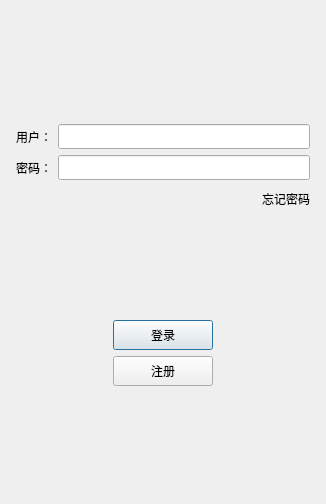
<?xml version="1.0" encoding="UTF-8"?>
<ui version="4.0">
 <class>LoginDialog</class>
 <widget class="QDialog" name="LoginDialog">
  <property name="geometry">
   <rect>
    <x>0</x>
    <y>0</y>
    <width>326</width>
    <height>504</height>
   </rect>
  </property>
  <property name="minimumSize">
   <size>
    <width>0</width>
    <height>0</height>
   </size>
  </property>
  <property name="maximumSize">
   <size>
    <width>16777215</width>
    <height>16777215</height>
   </size>
  </property>
  <property name="windowTitle">
   <string>Dialog</string>
  </property>
  <layout class="QVBoxLayout" name="verticalLayout_2">
   <item>
    <layout class="QVBoxLayout" name="verticalLayout">
     <property name="leftMargin">
      <number>5</number>
     </property>
     <property name="topMargin">
      <number>5</number>
     </property>
     <property name="rightMargin">
      <number>5</number>
     </property>
     <property name="bottomMargin">
      <number>5</number>
     </property>
     <item>
      <widget class="QWidget" name="widget" native="true">
       <layout class="QGridLayout" name="gridLayout">
        <item row="0" column="0">
         <widget class="QLabel" name="label">
          <property name="text">
           <string/>
          </property>
          <property name="pixmap">
           <pixmap resource="rc.qrc">:/res/yrdf.jpg</pixmap>
          </property>
          <property name="scaledContents">
           <bool>false</bool>
          </property>
          <property name="alignment">
           <set>Qt::AlignCenter</set>
          </property>
         </widget>
        </item>
        <item row="1" column="0">
         <spacer name="verticalSpacer">
          <property name="orientation">
           <enum>Qt::Vertical</enum>
          </property>
          <property name="sizeHint" stdset="0">
           <size>
            <width>20</width>
            <height>40</height>
           </size>
          </property>
         </spacer>
        </item>
       </layout>
      </widget>
     </item>
     <item>
      <layout class="QHBoxLayout" name="horizontalLayout">
       <item>
        <widget class="QLabel" name="user_label">
         <property name="minimumSize">
          <size>
           <width>0</width>
           <height>25</height>
          </size>
         </property>
         <property name="maximumSize">
          <size>
           <width>16777215</width>
           <height>25</height>
          </size>
         </property>
         <property name="text">
          <string>用户：</string>
         </property>
        </widget>
       </item>
       <item>
        <widget class="QLineEdit" name="user_edit">
         <property name="minimumSize">
          <size>
           <width>0</width>
           <height>25</height>
          </size>
         </property>
         <property name="maximumSize">
          <size>
           <width>16777215</width>
           <height>25</height>
          </size>
         </property>
        </widget>
       </item>
      </layout>
     </item>
     <item>
      <layout class="QHBoxLayout" name="horizontalLayout_2">
       <item>
        <widget class="QLabel" name="pass_label">
         <property name="minimumSize">
          <size>
           <width>0</width>
           <height>25</height>
          </size>
         </property>
         <property name="maximumSize">
          <size>
           <width>16777215</width>
           <height>25</height>
          </size>
         </property>
         <property name="text">
          <string>密码：</string>
         </property>
        </widget>
       </item>
       <item>
        <widget class="QLineEdit" name="pass_edit">
         <property name="minimumSize">
          <size>
           <width>0</width>
           <height>25</height>
          </size>
         </property>
         <property name="maximumSize">
          <size>
           <width>16777215</width>
           <height>25</height>
          </size>
         </property>
        </widget>
       </item>
      </layout>
     </item>
     <item>
      <layout class="QHBoxLayout" name="horizontalLayout_3">
       <item>
        <spacer name="horizontalSpacer">
         <property name="orientation">
          <enum>Qt::Horizontal</enum>
         </property>
         <property name="sizeHint" stdset="0">
          <size>
           <width>40</width>
           <height>20</height>
          </size>
         </property>
        </spacer>
       </item>
       <item>
        <widget class="ClickedLabel" name="forget_label">
         <property name="minimumSize">
          <size>
           <width>0</width>
           <height>25</height>
          </size>
         </property>
         <property name="maximumSize">
          <size>
           <width>16777215</width>
           <height>25</height>
          </size>
         </property>
         <property name="text">
          <string>忘记密码</string>
         </property>
        </widget>
       </item>
      </layout>
     </item>
     <item>
      <spacer name="verticalSpacer_2">
       <property name="orientation">
        <enum>Qt::Vertical</enum>
       </property>
       <property name="sizeHint" stdset="0">
        <size>
         <width>20</width>
         <height>40</height>
        </size>
       </property>
      </spacer>
     </item>
     <item>
      <layout class="QHBoxLayout" name="horizontalLayout_4">
       <item>
        <spacer name="horizontalSpacer_2">
         <property name="orientation">
          <enum>Qt::Horizontal</enum>
         </property>
         <property name="sizeHint" stdset="0">
          <size>
           <width>40</width>
           <height>20</height>
          </size>
         </property>
        </spacer>
       </item>
       <item>
        <widget class="QPushButton" name="login_btn">
         <property name="minimumSize">
          <size>
           <width>100</width>
           <height>30</height>
          </size>
         </property>
         <property name="maximumSize">
          <size>
           <width>100</width>
           <height>30</height>
          </size>
         </property>
         <property name="text">
          <string>登录</string>
         </property>
        </widget>
       </item>
       <item>
        <spacer name="horizontalSpacer_3">
         <property name="orientation">
          <enum>Qt::Horizontal</enum>
         </property>
         <property name="sizeHint" stdset="0">
          <size>
           <width>40</width>
           <height>20</height>
          </size>
         </property>
        </spacer>
       </item>
      </layout>
     </item>
     <item>
      <layout class="QHBoxLayout" name="horizontalLayout_5">
       <item>
        <spacer name="horizontalSpacer_4">
         <property name="orientation">
          <enum>Qt::Horizontal</enum>
         </property>
         <property name="sizeHint" stdset="0">
          <size>
           <width>40</width>
           <height>20</height>
          </size>
         </property>
        </spacer>
       </item>
       <item>
        <widget class="QPushButton" name="reg_btn">
         <property name="minimumSize">
          <size>
           <width>100</width>
           <height>30</height>
          </size>
         </property>
         <property name="maximumSize">
          <size>
           <width>100</width>
           <height>30</height>
          </size>
         </property>
         <property name="text">
          <string>注册</string>
         </property>
        </widget>
       </item>
       <item>
        <spacer name="horizontalSpacer_5">
         <property name="orientation">
          <enum>Qt::Horizontal</enum>
         </property>
         <property name="sizeHint" stdset="0">
          <size>
           <width>40</width>
           <height>20</height>
          </size>
         </property>
        </spacer>
       </item>
      </layout>
     </item>
     <item>
      <spacer name="verticalSpacer_3">
       <property name="orientation">
        <enum>Qt::Vertical</enum>
       </property>
       <property name="sizeHint" stdset="0">
        <size>
         <width>20</width>
         <height>40</height>
        </size>
       </property>
      </spacer>
     </item>
    </layout>
   </item>
  </layout>
 </widget>
 <customwidgets>
  <customwidget>
   <class>ClickedLabel</class>
   <extends>QLabel</extends>
   <header>clickedlabel.h</header>
  </customwidget>
 </customwidgets>
 <resources>
  <include location="rc.qrc"/>
 </resources>
 <connections/>
</ui>
